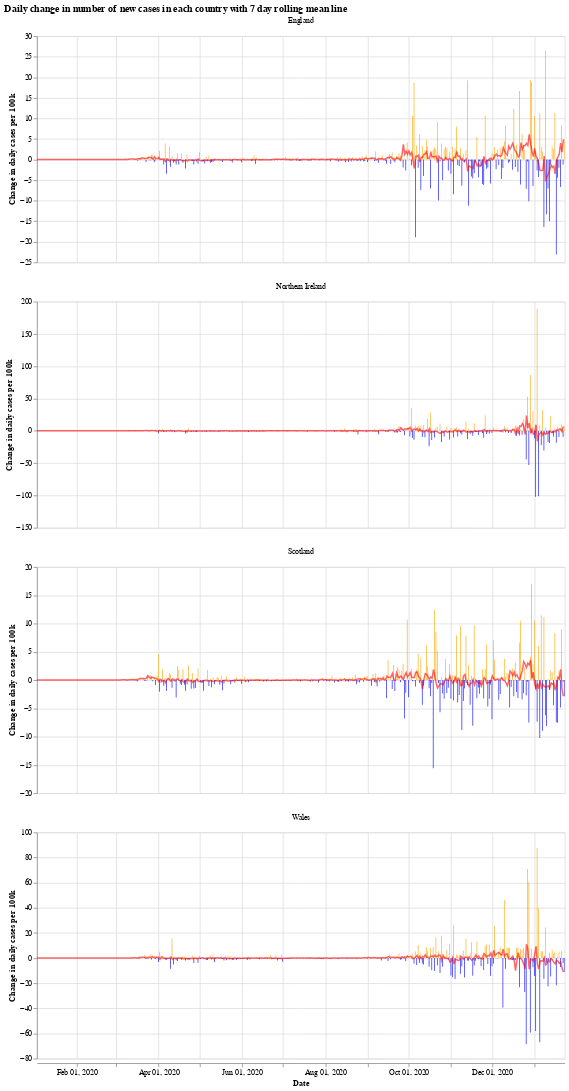

Here is the notebook cell this chart was saved with:
### Markdown cell above
We will use the Python library `Altair` for visualising the data, see the [altair docs](https://altair-viz.github.io/) for more information.

First we have a graph which shows the daily change in the number of new cases for each country. This number jumps up and down all over the place, which is likely due to delay in reporting of new cases over the weekend. Another interesting thing is that it looks like the daily cases in Wales experienced a much shorter period of calm over the summer (calm in the sense of daily cases not jumping up and down).

The orange bars are days when the number of new cases (per 100k population) was more than the previous day, while the blue are days when the number of new cases dropped. The red line is the 7 day moving average. 

When the moving average line is below 0, it means that there is a consistent drop in new cases. We can see this clearly happening around the times that lockdowns were introduced (though, to varying degrees). I will update the graphs soon with a marker of when each lockdown started.

### Code cell
# collapse
import altair as alt

bars = alt.Chart(uk_cases).mark_bar().encode(
    x=alt.X("yearmonthdate(date):T", axis=alt.Axis(title='Date')),
    y=alt.Y("casesChangeRate:Q", axis=alt.Axis(title='Change in daily cases per 100k')),
    tooltip='casesChange',
    color=alt.condition(
        alt.datum.casesChangeRate > 0,
        alt.value("orange"),  # The positive color
        alt.value("blue")  # The negative color
    )
).properties(title='Daily change in number of new cases with 7 day rolling mean',width=700).interactive()

line = alt.Chart(uk_cases).mark_line(
    color='red',
    size=2,
    opacity=0.6
).transform_window(
    rolling_mean='mean(casesChangeRate)',
    frame=[0, 7],
    groupby=['areaName']
).encode(
    x='yearmonthdate(date):T',
    y='rolling_mean:Q'
)

alt.layer(bars, line, data=uk_cases).facet(alt.Column(
    'areaName', title=''), columns=1).resolve_scale(y='independent').properties(title='Daily change in number of new cases in each country with 7 day rolling mean line')

### Figure 1 — Vega-Lite specification as saved in the notebook (floating-point values rounded to 4 significant figures; data arrays with more than 128 entries replaced by an {"elided": "..."} marker saying what was removed)
{"config": {"view": {"continuousWidth": 400, "continuousHeight": 300}}, "data": {"name": "data-792bdb94009441a270a8dc132b99e7dd"}, "facet": {"type": "nominal", "field": "areaName", "title": ""}, "spec": {"layer": [{"mark": "bar", "encoding": {"color": {"condition": {"value": "orange", "test": "(datum.casesChangeRate > 0)"}, "value": "blue"}, "tooltip": {"type": "quantitative", "field": "casesChange"}, "x": {"type": "temporal", "axis": {"title": "Date"}, "field": "date", "timeUnit": "yearmonthdate"}, "y": {"type": "quantitative", "axis": {"title": "Change in daily cases per 100k"}, "field": "casesChangeRate"}}, "selection": {"selector012": {"type": "interval", "bind": "scales", "encodings": ["x", "y"]}}, "title": "Daily change in number of new cases with 7 day rolling mean", "width": 700}, {"mark": {"type": "line", "color": "red", "opacity": 0.6, "size": 2}, "encoding": {"x": {"type": "temporal", "field": "date", "timeUnit": "yearmonthdate"}, "y": {"type": "quantitative", "field": "rolling_mean"}}, "transform": [{"window": [{"op": "mean", "field": "casesChangeRate", "as": "rolling_mean"}], "frame": [0, 7], "groupby": ["areaName"]}]}]}, "columns": 1, "resolve": {"scale": {"y": "independent"}}, "title": "Daily change in number of new cases in each country with 7 day rolling mean line", "$schema": "https://vega.github.io/schema/vega-lite/v4.8.1.json", "datasets": {"data-792bdb94009441a270a8dc132b99e7dd": {"elided": "1544 records"}}}
